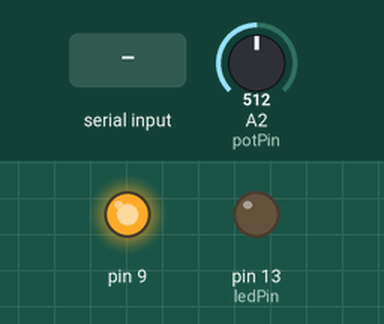
This sketch was run on a simulated Arduino Uno, built with avr-gcc and run on an emulated ATmega328P. On the bench: output pins drawn as LEDs (lit = HIGH). The test bench sets the inputs (shaded band); at power-on: A2 (potPin) = 512. Pins used as bus, display or sensor lines are not drawn.

Above: at 1.2 s.
1.3 s: "90,45\n" received over Serial
At 2.1 s:
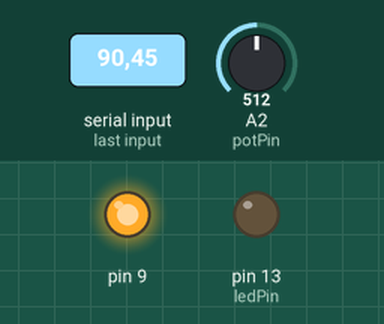
2.8 s: "0\n" received over Serial
At 3.4 s:
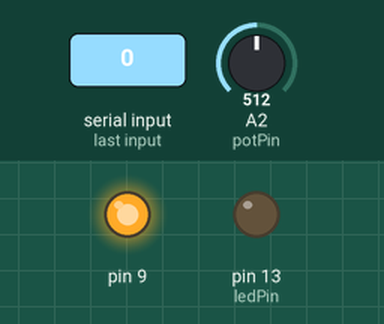
Timing chart, 0 to 5.8 s (numbered marks = the images above; inputs shaded):
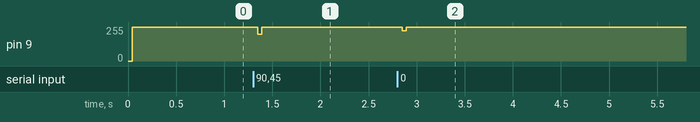

Measured:
- after the input at 1.3 s, pin 9: 255/255 → 200/255 after 0.05 s, → 255/255 0.04 s later
- after the input at 2.8 s, pin 9: 255/255 → 227/255 after 0.05 s, → 255/255 0.04 s later

The sketch:

serial_in.ino
```cpp
#include <HT1632.h>

int bars[32] = {1,2,3,4,5,6,7,8,7,6,5,4,3,2,1,1,2,3,4};

int potPin = 2;    // select the input pin for the potentiometer
int ledPin = 13;   // select the pin for the LED
int val = 0;       // variable to store the value coming from the sensor
int val2= 1;


void setup() {
  Serial.begin(9600);
  Serial.setTimeout(5);
  HT1632.begin(9,10,11);
  pinMode(ledPin, OUTPUT);  // declare the ledPin as an OUTPUT

}


void loop() {
  while(!Serial.available());
  int ct = Serial.parseInt();

 if (ct > 8) {
   ct = 8;
 } else if (ct < 0) {
   ct = 0;
 }

  HT1632.clear();
  // put your main code here, to run repeatedly:

  //HT1632.drawImage(IMG_SAILBOAT, IMG_SAILBOAT_WIDTH,  IMG_SAILBOAT_HEIGHT, 8, 0);
  //HT1632.setPixel(random(0, 32) ,random(0, 7) :);


  //bars[1] = bars[0];


  val = analogRead(potPin);    // read the value from the sensor
  //digitalWrite(ledPin, HIGH);  // turn the ledPin on
  //delay(val);                  // stop the program for some time
  //digitalWrite(ledPin, LOW);   // turn the ledPin off
  //delay(val);                  // stop the program for some time
  val2 = val / 64;
  if (val2 == 0) {
    val2 = 1;
  }

  HT1632.setBrightness(val2);

  for (int j = 31; j>=0 ;j--) {
    if (j>0){
      bars[j] = bars[j-1];
    } else {
      bars[j] = ct;
    }
    drawBar(bars[j], j);

  }

  //Serial.write(ct);

//bars[0]=random(0,9);


  HT1632.render();
  //delay(50);

}

void drawBar(int height,int posx) {
  if (height > 8) {
    height == 8;
  } else if (height<1) {
    return;
  }
  int leaveBlank=8-height;
  //HT1632.setPixel(posx, height);
  for (int i = 7; i >=leaveBlank; i--){
    HT1632.setPixel(posx, i);
  }
}
```
